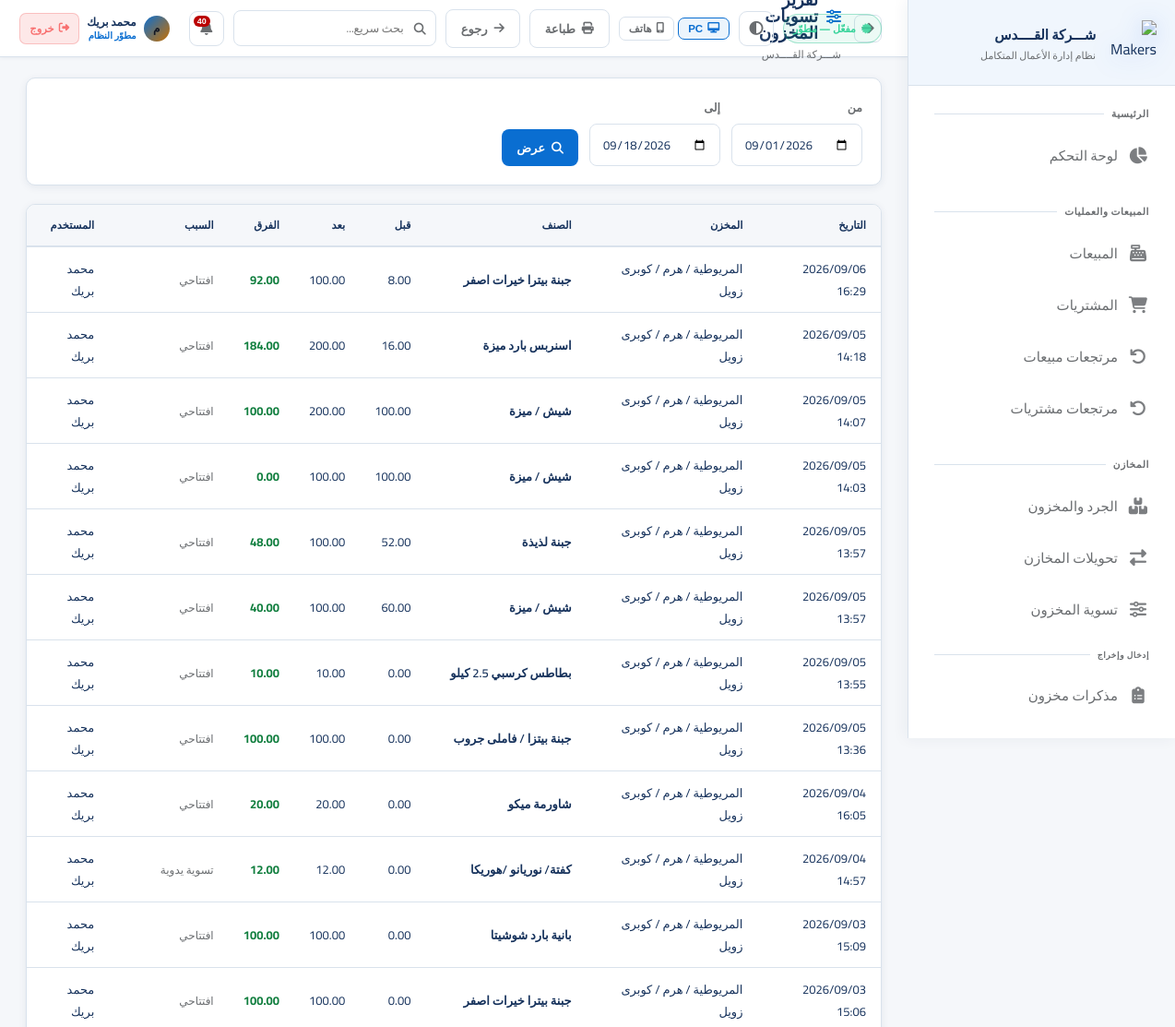
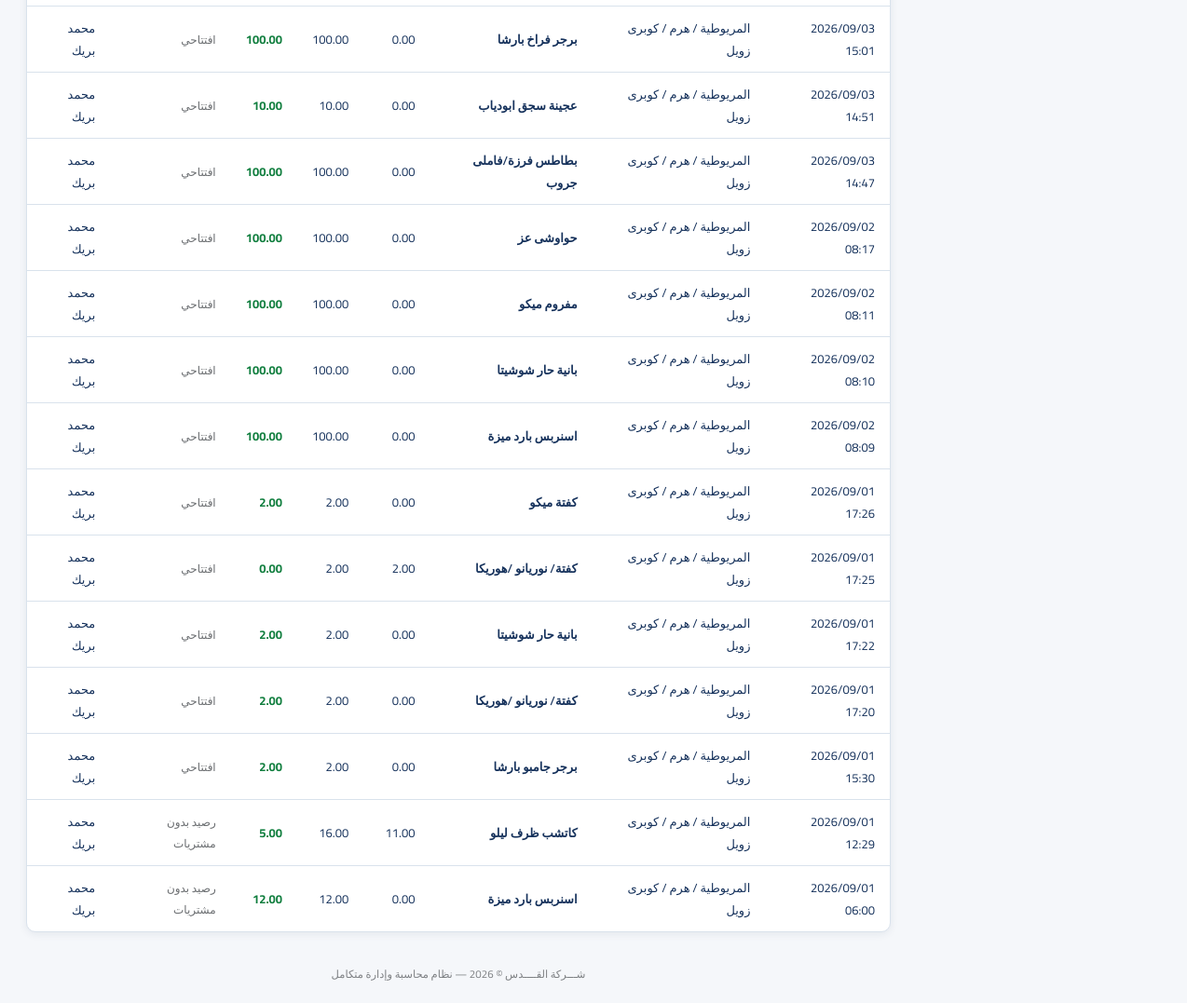
Page /reports/stock-adjustments (signed in) on the committed database (2 pictures, top to bottom).
### app.py (models this page shows, shortened)
class AppSetting(db.Model):
    id = db.Column(db.Integer, primary_key=True)
    key = db.Column(db.String(80), unique=True, nullable=False)
    value = db.Column(db.Text)

class User(UserMixin, db.Model):
    id = db.Column(db.Integer, primary_key=True)
    username = db.Column(db.String(80), unique=True, nullable=False)
    password_hash = db.Column(db.String(256))
    full_name = db.Column(db.String(120))
    role = db.Column(db.String(20), default='user')  # developer, admin, manager, user
    branch_id = db.Column(db.Integer, db.ForeignKey('branch.id'))
    is_active = db.Column(db.Boolean, default=True)
    created_at = db.Column(db.DateTime, default=datetime.utcnow)
    last_seen = db.Column(db.DateTime, nullable=True)
    last_ip = db.Column(db.String(64), nullable=True)
    last_user_agent = db.Column(db.String(256), nullable=True)
    permissions = db.Column(db.Text)  # JSON list of permission keys; empty = استخدام صلاحيات الدور

class StockAdjustmentLog(db.Model):
    id = db.Column(db.Integer, primary_key=True)
    product_id = db.Column(db.Integer, db.ForeignKey('product.id'), nullable=False)
    warehouse_id = db.Column(db.Integer, db.ForeignKey('warehouse.id'), nullable=False)
    old_quantity = db.Column(db.Float, default=0)
    new_quantity = db.Column(db.Float, default=0)
    reason = db.Column(db.String(300))
    user_id = db.Column(db.Integer, db.ForeignKey('user.id'))
    created_at = db.Column(db.DateTime, default=datetime.utcnow)
    product = db.relationship('Product')
    warehouse = db.relationship('Warehouse')
    user = db.relationship('User')

class Warehouse(db.Model):
    id = db.Column(db.Integer, primary_key=True)
    name = db.Column(db.String(100), nullable=False)
    branch_id = db.Column(db.Integer, db.ForeignKey('branch.id'))
    manager_id = db.Column(db.Integer, db.ForeignKey('user.id'))
    address = db.Column(db.String(200))
    is_active = db.Column(db.Boolean, default=True)
    manager = db.relationship('User', foreign_keys=[manager_id])

class Product(db.Model):
    id = db.Column(db.Integer, primary_key=True)
    code = db.Column(db.String(50), unique=True, nullable=False)
    name = db.Column(db.String(200), nullable=False)
    barcode = db.Column(db.String(50))
    category_id = db.Column(db.Integer, db.ForeignKey('category.id'))
    unit = db.Column(db.String(20), default='قطعة')
    cost_price = db.Column(db.Float, default=0)
    sell_price = db.Column(db.Float, default=0)
    min_stock = db.Column(db.Float, default=0)
    description = db.Column(db.Text)
    is_active = db.Column(db.Boolean, default=True)
    created_at = db.Column(db.DateTime, default=datetime.utcnow)
    stock_items = db.relationship('Stock', backref='product', lazy=True)

### app.py (the view)
@app.route('/reports/stock-adjustments')
@login_required
def report_stock_adjustments():
    date_from = request.args.get('date_from', date.today().replace(day=1).isoformat())
    date_to = request.args.get('date_to', date.today().isoformat())
    logs = StockAdjustmentLog.query.options(
        joinedload(StockAdjustmentLog.product),
        joinedload(StockAdjustmentLog.warehouse),
        joinedload(StockAdjustmentLog.user),
    ).filter(
        db.func.date(StockAdjustmentLog.created_at).between(date_from, date_to)
    ).order_by(StockAdjustmentLog.created_at.desc()).all()
    return render_template(
        'report_stock_adjustments.html', logs=logs, date_from=date_from, date_to=date_to)

### templates/report_stock_adjustments.html (shortened to what this page needs)
{% extends 'base.html' %}
{% set block_icon = 'fas fa-sliders-h' %}
{% block topbar_actions %}
<button onclick="window.print()" class="btn btn-outline"><i class="fas fa-print"></i> طباعة</button>
<a href="{{ url_for('reports') }}" class="btn btn-outline"><i class="fas fa-arrow-right"></i> رجوع</a>
{% endblock %}
{% block content %}
<div class="card" style="margin-bottom:20px;"><div class="card-body">
    <form method="GET" style="display:flex;gap:12px;flex-wrap:wrap;align-items:flex-end;">
        <div><label class="form-label">من</label><input type="date" name="date_from" value="{{ date_from }}" class="form-control"></div>
        <div><label class="form-label">إلى</label><input type="date" name="date_to" value="{{ date_to }}" class="form-control"></div>
        <button type="submit" class="btn btn-primary"><i class="fas fa-search"></i> عرض</button>
    </form>
</div></div>
<div class="card"><div class="table-container"><table>
    <thead><tr><th>التاريخ</th><th>المخزن</th><th>الصنف</th><th>قبل</th><th>بعد</th><th>الفرق</th><th>السبب</th><th>المستخدم</th></tr></thead>
    <tbody>
        {% for log in logs %}
        <tr>
            <td>{{ log.created_at.strftime('%Y/%m/%d %H:%M') }}</td>
            <td>{{ log.warehouse.name if log.warehouse else '—' }}</td>
            <td style="font-weight:600;">{{ log.product.name if log.product else '—' }}</td>
            <td>{{ "{:,.2f}".format(log.old_quantity) }}</td>
            <td>{{ "{:,.2f}".format(log.new_quantity) }}</td>
            <td style="font-weight:700;color:{% if log.new_quantity >= log.old_quantity %}var(--success){% else %}var(--danger){% endif %};">
                {{ "{:,.2f}".format(log.new_quantity - log.old_quantity) }}
            </td>
            <td style="font-size:12px;color:var(--text-muted);">{{ log.reason or '—' }}</td>
            <td>{{ log.user.full_name if log.user else '—' }}</td>
        </tr>
        {% else %}
        <tr><td colspan="8" style="text-align:center;padding:40px;color:var(--text-muted);">لا توجد تسويات في هذه الفترة</td></tr>
        {% endfor %}
    </tbody>
</table></div></div>
{% endblock %}

### templates/base.html (shortened to what this page needs)
<!DOCTYPE html>
<html lang="ar" dir="rtl" data-theme="fiori" data-layout-default="{{ layout_max_width | default('1400px') }}">
<head>
    <link rel="stylesheet" href="https://cdnjs.cloudflare.com/ajax/libs/font-awesome/6.5.0/css/all.min.css">
    <link rel="stylesheet" href="{{ url_for('static', filename='css/style.css') }}">
</head>
<body>
<aside class="sidebar sidebar-enterprise" id="sidebar">
    <div class="sidebar-logo">
        <div class="logo-icon">
            <img src="{{ url_for('static', filename='img/logo-makers-erp-3d.png') }}" alt="Makers ERP">
        </div>
        <div class="logo-text">
            <div class="name">{{ app_brand_title | default('Silsal POS') }}</div>
            <div class="sub">نظام إدارة الأعمال المتكامل</div>
        </div>
    </div>
    <nav class="sidebar-nav" id="sidebarNav" style="display:flex;flex-direction:column;padding-bottom:8px;">
        <div class="nav-section">
            <div class="nav-label">الرئيسية</div>
            {% if can('dashboard') %}
            <a href="{{ url_for('dashboard') }}" class="nav-link {% if request.endpoint=='dashboard' %}active{% endif %}">
                <i class="fas fa-chart-pie"></i><span class="label">لوحة التحكم</span>
            </a>
            {% endif %}
        </div>
        {% if can('sales') or can('purchases') or can('returns') %}
        <div class="nav-section">
            <div class="nav-label">المبيعات والعمليات</div>
            {% if can('sales') %}
            <a href="{{ url_for('sales') }}" class="nav-link {% if 'sale' in (request.endpoint or '') and 'return' not in (request.endpoint or '') and 'report' not in (request.endpoint or '') %}active{% endif %}">
                <i class="fas fa-cash-register"></i><span class="label">المبيعات</span>
            </a>
            {% endif %}
            {% if can('purchases') %}
            <a href="{{ url_for('purchases') }}" class="nav-link {% if 'purchase' in (request.endpoint or '') and 'return' not in (request.endpoint or '') and 'report' not in (request.endpoint or '') %}active{% endif %}">
                <i class="fas fa-shopping-cart"></i><span class="label">المشتريات</span>
            </a>
            {% endif %}
            {% if can('returns') %}
            <a href="{{ url_for('sale_returns') }}" class="nav-link {% if request.endpoint in ['sale_returns','new_sale_return'] %}active{% endif %}">
                <i class="fas fa-undo"></i><span class="label">مرتجعات مبيعات</span>
            </a>
            <a href="{{ url_for('purchase_returns') }}" class="nav-link {% if request.endpoint in ['purchase_returns','new_purchase_return'] %}active{% endif %}">
                <i class="fas fa-undo-alt"></i><span class="label">مرتجعات مشتريات</span>
            </a>
            {% endif %}
        </div>
        {% endif %}
        {% if can('inventory') or can('transfers') or can('adjust_stock') %}
        <div class="nav-section">
            <div class="nav-label">المخازن</div>
            {% if can('inventory') %}
            <a href="{{ url_for('inventory') }}" class="nav-link {% if request.endpoint=='inventory' %}active{% endif %}">
                <i class="fas fa-boxes"></i><span class="label">الجرد والمخزون</span>
            </a>
            {% endif %}
            {% if can('transfers') %}
            <a href="{{ url_for('transfers') }}" class="nav-link {% if 'transfer' in (request.endpoint or '') %}active{% endif %}">
                <i class="fas fa-exchange-alt"></i><span class="label">تحويلات المخازن</span>
            </a>
            {% endif %}
            {% if can('adjust_stock') %}
            <a href="{{ url_for('adjust_stock') }}" class="nav-link {% if request.endpoint=='adjust_stock' %}active{% endif %}">
                <i class="fas fa-sliders-h"></i><span class="label">تسوية المخزون</span>
            </a>
            {% endif %}
            {% if can('inventory') %}
            <div class="nav-label" style="padding-top:10px;font-size:9px;">إدخال وإخراج</div>
            <a href="{{ url_for('inventory_memos_list') }}" class="nav-link ">
                <i class="fas fa-clipboard-list"></i><span class="label">مذكرات مخزون</span>
            </a>
            {% endif %}
        </div>
        {% endif %}
        {% if can('customers') or can('suppliers') or can('employees') %}
        <div class="nav-section">
        </div>
        {% endif %}
    </nav>
</aside>
<main class="main-content">
    <div class="topbar">
        <div style="display:flex;align-items:center;gap:14px;">
            <button type="button" onclick="history.back()" class="icon-btn" title="رجوع" style="font-size:15px;flex-shrink:0;"><i class="fas fa-arrow-right"></i></button>
            <div>
                <div class="page-title"><i class="{{ block_icon | default('fas fa-home') }}"></i>{% block page_title %}الرئيسية{% endblock %}</div>
                <div class="breadcrumb">{% block breadcrumb %}{{ app_brand_title }}{% endblock %}</div>
            </div>
        </div>
        <div class="topbar-right">
            {% if subscription_status %}
            <span class="sub-pill {% if subscription_status.kind in ('developer','permanent') %}ok{% elif subscription_status.kind in ('expired','none') %}bad{% else %}warn{% endif %}" title="حالة الاشتراك / الترخيص">
                <i class="fas fa-certificate" style="margin-left:6px;opacity:.85;"></i>{{ subscription_status.line }}
            </span>
            {% endif %}
            <button type="button" class="theme-toggle" onclick="erpToggleTheme()" title="تبديل الثيم (Fiori / فاتح / داكن)"><i class="fas fa-adjust"></i></button>
            <div class="erp-device-layout-tools" style="display:flex;align-items:center;gap:4px;flex-shrink:0;" title="وضع العرض — يُحفظ على هذا الجهاز فقط">
                <button type="button" id="btnLayoutPC" onclick="erpSetLayout('pc')" title="عرض PC"
                    style="display:flex;align-items:center;gap:5px;padding:5px 10px;border-radius:7px;font-size:11.5px;font-weight:700;
                           border:1px solid var(--border);background:transparent;color:var(--text-muted);cursor:pointer;transition:all .18s;">
                    <i class="fas fa-desktop"></i> PC
                </button>
                <button type="button" id="btnLayoutPhone" onclick="erpSetLayout('phone')" title="عرض هاتف"
                    style="display:flex;align-items:center;gap:5px;padding:5px 10px;border-radius:7px;font-size:11.5px;font-weight:700;
                           border:1px solid var(--border);background:transparent;color:var(--text-muted);cursor:pointer;transition:all .18s;">
                    <i class="fas fa-mobile-alt"></i> هاتف
                </button>
            </div>
            {% block topbar_actions %}{% endblock %}
            <div style="position:relative;" id="globalSearchWrapper">
                <div style="position:relative;">
                    <i class="fas fa-search" style="position:absolute;right:11px;top:50%;transform:translateY(-50%);color:var(--text-muted);font-size:13px;pointer-events:none;"></i>
                    <input type="text" id="globalSearchInput" placeholder="بحث سريع..." autocomplete="off"
                        style="width:220px;padding:7px 34px 7px 12px;background:rgba(255,255,255,.04);border:1px solid var(--border);
                               border-radius:8px;color:var(--text);font-family:Cairo,sans-serif;font-size:12.5px;transition:all .2s;"
                        onfocus="this.style.borderColor='var(--accent)';this.style.width='280px'"
                        onblur="setTimeout(()=>{this.style.borderColor='';this.style.width='220px';closeGlobalSearch()},200)">
                </div>
            </div>
            <div style="position:relative;" id="notifWrapper">
                <button class="notif-btn" onclick="toggleNotif()" title="الإشعارات">
                    <i class="fas fa-bell"></i>
                    <span class="notif-count" id="notifCount"></span>
                </button>
            </div>
            <div style="display:flex;align-items:center;gap:8px;padding:4px 10px;border-radius:10px;
                        background:rgba(255,255,255,.05);border:1px solid rgba(255,255,255,.09);
                        backdrop-filter:blur(12px);-webkit-backdrop-filter:blur(12px);flex-shrink:0;">
                <div style="width:28px;height:28px;border-radius:50%;background:linear-gradient(135deg,var(--accent),#c97000);
                            display:flex;align-items:center;justify-content:center;font-size:12px;font-weight:800;color:#0f1422;flex-shrink:0;">
                    {{ (current_user.full_name or current_user.username)[0] }}
                </div>
                <div style="line-height:1.3;min-width:0;">
                    <div style="font-size:12px;font-weight:700;color:var(--text);white-space:nowrap;overflow:hidden;text-overflow:ellipsis;max-width:100px;">
                        {{ current_user.full_name or current_user.username }}
                    </div>
                    <div style="font-size:10px;color:var(--accent);font-weight:600;">
                        {% if current_user.role=='developer' %}مطوّر النظام
                        {% elif current_user.role=='admin' %}مدير النظام
                        {% elif current_user.role=='manager' %}مشرف
                        {% else %}مستخدم{% endif %}
                    </div>
                </div>
                <a href="{{ url_for('logout') }}" title="تسجيل الخروج"
                   style="display:flex;align-items:center;gap:5px;padding:5px 10px;border-radius:7px;
                          background:rgba(239,68,68,.12);border:1px solid rgba(239,68,68,.25);
                          color:#f87171;font-size:11.5px;font-weight:700;text-decoration:none;white-space:nowrap;
                          transition:all .18s;flex-shrink:0;"
                   onmouseover="this.style.background='rgba(239,68,68,.22)';this.style.borderColor='rgba(239,68,68,.5)'"
                   onmouseout="this.style.background='rgba(239,68,68,.12)';this.style.borderColor='rgba(239,68,68,.25)'">
                    <i class="fas fa-sign-out-alt"></i> خروج
                </a>
            </div>
        </div>
    </div>
    <div class="content fade-in">
        {% block content %}{% endblock %}
    </div>
    <div class="app-footer-note">{{ app_brand_title }} © 2026 — نظام محاسبة وإدارة متكامل</div>
</main>
</body>
</html>

### rows in the picture
AppSetting: value "شـــركة القــــدس"
User: full_name "م", full_name "محمد بريك"
StockAdjustmentLog: created_at "2026/09/06 16:29", warehouse "المريوطية / هرم / كوبرى زويل", product "جبنة بيترا خيرات اصفر", old_quantity "8.00", new_quantity "100.00", log.new_quantity-log.old_quantity "92.00", reason "افتتاحي", user "محمد بريك"
StockAdjustmentLog: created_at "2026/09/05 14:18", warehouse "المريوطية / هرم / كوبرى زويل", product "اسنربس بارد ميزة", old_quantity "16.00", new_quantity "200.00", log.new_quantity-log.old_quantity "184.00", reason "افتتاحي", user "محمد بريك"
StockAdjustmentLog: created_at "2026/09/05 14:07", warehouse "المريوطية / هرم / كوبرى زويل", product "شيش / ميزة", old_quantity "100.00", new_quantity "200.00", log.new_quantity-log.old_quantity "100.00", reason "افتتاحي", user "محمد بريك"
StockAdjustmentLog: created_at "2026/09/05 14:03", warehouse "المريوطية / هرم / كوبرى زويل", product "شيش / ميزة", old_quantity "100.00", new_quantity "100.00", log.new_quantity-log.old_quantity "0.00", reason "افتتاحي", user "محمد بريك"
StockAdjustmentLog: created_at "2026/09/05 13:57", warehouse "المريوطية / هرم / كوبرى زويل", product "جبنة لذيذة", old_quantity "52.00", new_quantity "100.00", log.new_quantity-log.old_quantity "48.00", reason "افتتاحي", user "محمد بريك"
StockAdjustmentLog: created_at "2026/09/05 13:57", warehouse "المريوطية / هرم / كوبرى زويل", product "شيش / ميزة", old_quantity "60.00", new_quantity "100.00", log.new_quantity-log.old_quantity "40.00", reason "افتتاحي", user "محمد بريك"
StockAdjustmentLog: created_at "2026/09/05 13:55", warehouse "المريوطية / هرم / كوبرى زويل", product "بطاطس كرسبي 2.5 كيلو", old_quantity "0.00", new_quantity "10.00", log.new_quantity-log.old_quantity "10.00", reason "افتتاحي", user "محمد بريك"
StockAdjustmentLog: created_at "2026/09/05 13:36", warehouse "المريوطية / هرم / كوبرى زويل", product "جبنة بيتزا / فاملى جروب", old_quantity "0.00", new_quantity "100.00", log.new_quantity-log.old_quantity "100.00", reason "افتتاحي", user "محمد بريك"
StockAdjustmentLog: created_at "2026/09/04 16:05", warehouse "المريوطية / هرم / كوبرى زويل", product "شاورمة ميكو", old_quantity "0.00", new_quantity "20.00", log.new_quantity-log.old_quantity "20.00", reason "افتتاحي", user "محمد بريك"
StockAdjustmentLog: created_at "2026/09/04 14:57", warehouse "المريوطية / هرم / كوبرى زويل", product "كفتة/ نوريانو /هوريكا", old_quantity "0.00", new_quantity "12.00", log.new_quantity-log.old_quantity "12.00", reason "تسوية يدوية", user "محمد بريك"
StockAdjustmentLog: created_at "2026/09/03 15:09", warehouse "المريوطية / هرم / كوبرى زويل", product "بانية بارد شوشيتا", old_quantity "0.00", new_quantity "100.00", log.new_quantity-log.old_quantity "100.00", reason "افتتاحي", user "محمد بريك"
StockAdjustmentLog: created_at "2026/09/03 15:06", warehouse "المريوطية / هرم / كوبرى زويل", product "جبنة بيترا خيرات اصفر", old_quantity "0.00", new_quantity "100.00", log.new_quantity-log.old_quantity "100.00", reason "افتتاحي", user "محمد بريك"
StockAdjustmentLog: created_at "2026/09/03 15:01", warehouse "المريوطية / هرم / كوبرى زويل", product "برجر فراخ بارشا", old_quantity "0.00", new_quantity "100.00", log.new_quantity-log.old_quantity "100.00", reason "افتتاحي", user "محمد بريك"
StockAdjustmentLog: created_at "2026/09/03 14:51", warehouse "المريوطية / هرم / كوبرى زويل", product "عجينة سجق ابودياب", old_quantity "0.00", new_quantity "10.00", log.new_quantity-log.old_quantity "10.00", reason "افتتاحي", user "محمد بريك"
StockAdjustmentLog: created_at "2026/09/03 14:47", warehouse "المريوطية / هرم / كوبرى زويل", product "بطاطس فرزة/فاملى جروب", old_quantity "0.00", new_quantity "100.00", log.new_quantity-log.old_quantity "100.00", reason "افتتاحي", user "محمد بريك"
StockAdjustmentLog: created_at "2026/09/02 08:17", warehouse "المريوطية / هرم / كوبرى زويل", product "حواوشى عز", old_quantity "0.00", new_quantity "100.00", log.new_quantity-log.old_quantity "100.00", reason "افتتاحي", user "محمد بريك"
StockAdjustmentLog: created_at "2026/09/02 08:11", warehouse "المريوطية / هرم / كوبرى زويل", product "مفروم ميكو", old_quantity "0.00", new_quantity "100.00", log.new_quantity-log.old_quantity "100.00", reason "افتتاحي", user "محمد بريك"
StockAdjustmentLog: created_at "2026/09/02 08:10", warehouse "المريوطية / هرم / كوبرى زويل", product "بانية حار شوشيتا", old_quantity "0.00", new_quantity "100.00", log.new_quantity-log.old_quantity "100.00", reason "افتتاحي", user "محمد بريك"
StockAdjustmentLog: created_at "2026/09/02 08:09", warehouse "المريوطية / هرم / كوبرى زويل", product "اسنربس بارد ميزة", old_quantity "0.00", new_quantity "100.00", log.new_quantity-log.old_quantity "100.00", reason "افتتاحي", user "محمد بريك"
StockAdjustmentLog: created_at "2026/09/01 17:26", warehouse "المريوطية / هرم / كوبرى زويل", product "كفتة ميكو", old_quantity "0.00", new_quantity "2.00", log.new_quantity-log.old_quantity "2.00", reason "افتتاحي", user "محمد بريك"
StockAdjustmentLog: created_at "2026/09/01 17:25", warehouse "المريوطية / هرم / كوبرى زويل", product "كفتة/ نوريانو /هوريكا", old_quantity "2.00", new_quantity "2.00", log.new_quantity-log.old_quantity "0.00", reason "افتتاحي", user "محمد بريك"
StockAdjustmentLog: created_at "2026/09/01 17:22", warehouse "المريوطية / هرم / كوبرى زويل", product "بانية حار شوشيتا", old_quantity "0.00", new_quantity "2.00", log.new_quantity-log.old_quantity "2.00", reason "افتتاحي", user "محمد بريك"
StockAdjustmentLog: created_at "2026/09/01 17:20", warehouse "المريوطية / هرم / كوبرى زويل", product "كفتة/ نوريانو /هوريكا", old_quantity "0.00", new_quantity "2.00", log.new_quantity-log.old_quantity "2.00", reason "افتتاحي", user "محمد بريك"
StockAdjustmentLog: created_at "2026/09/01 15:30", warehouse "المريوطية / هرم / كوبرى زويل", product "برجر جامبو بارشا", old_quantity "0.00", new_quantity "2.00", log.new_quantity-log.old_quantity "2.00", reason "افتتاحي", user "محمد بريك"
StockAdjustmentLog: created_at "2026/09/01 12:29", warehouse "المريوطية / هرم / كوبرى زويل", product "كاتشب ظرف ليلو", old_quantity "11.00", new_quantity "16.00", log.new_quantity-log.old_quantity "5.00", reason "رصيد بدون مشتريات", user "محمد بريك"
StockAdjustmentLog: created_at "2026/09/01 06:00", warehouse "المريوطية / هرم / كوبرى زويل", product "اسنربس بارد ميزة", old_quantity "0.00", new_quantity "12.00", log.new_quantity-log.old_quantity "12.00", reason "رصيد بدون مشتريات", user "محمد بريك"

### other values in the picture
{{ subscription_status.line }} "مفعّل — مطوّر"
